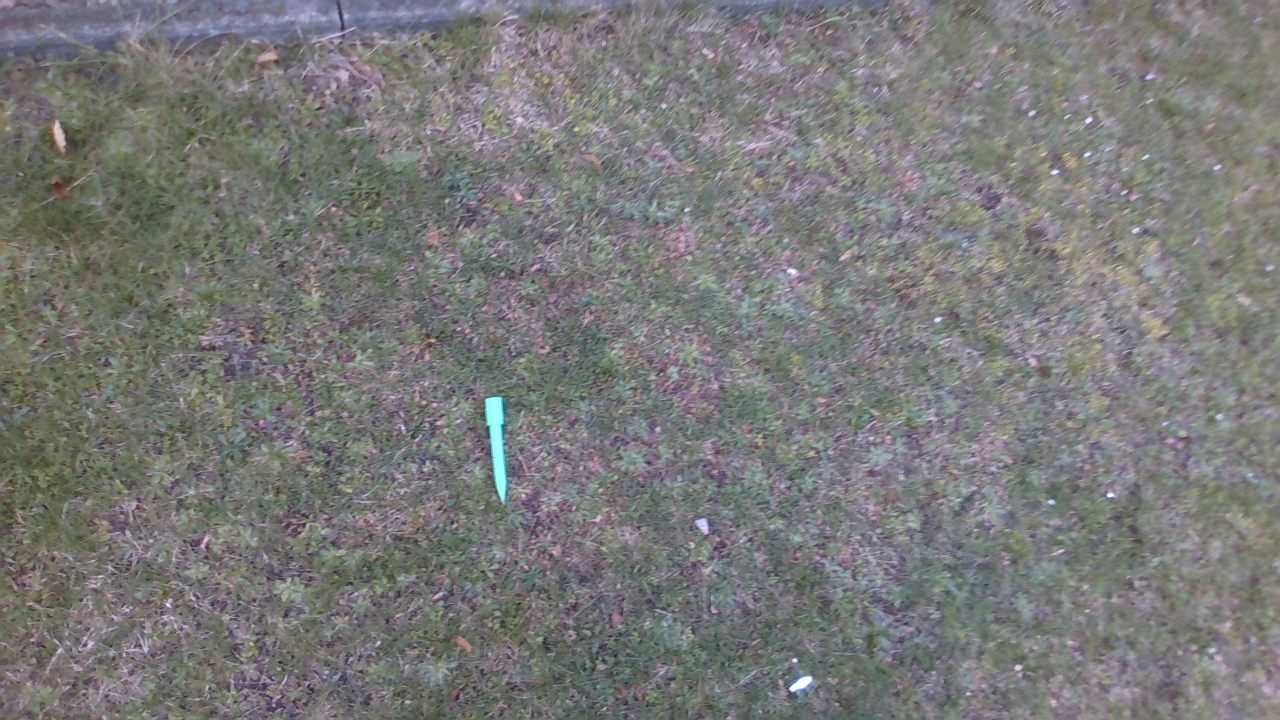
#> input picture coco/images/test/probe_43_png.rf.tUpUvAh3TE00AHrGX1kD.png, 1280 x 720 px, found by its file name
$ python orientation_detection_photos.py
#> lines starting #> are read from the running program, lines starting #| are printed output that depends on the picture; after the words box and inside, x2 and y2 are one past the last pixel; in counts of white or black regions, pixels touching at a corner belong together
import cv2
import numpy as np
import math

# Carregar imagem
img = cv2.imread('/home/camila/yolo_detc_seg/RealSense-Camera-Based-Pavement-Segmentation-and-Centre-Point-Generation-Dynamic-Object-Detection/coco/images/test/probe_43_png.rf.tUpUvAh3TE00AHrGX1kD.png')
#> img is the input picture: shape (720, 1280, 3); mean B, G, R 120.3, 121.3, 121.1

# Converter para HSV
hsv = cv2.cvtColor(img, cv2.COLOR_BGR2HSV)
#> hsv: shape (720, 1280, 3); mean H, S, V 83.5, 23.3, 126.3

# Faixa de verde
lower_green = np.array([60, 40, 40])
upper_green = np.array([100, 255, 255])

# Máscara
mask = cv2.inRange(hsv, lower_green, upper_green)
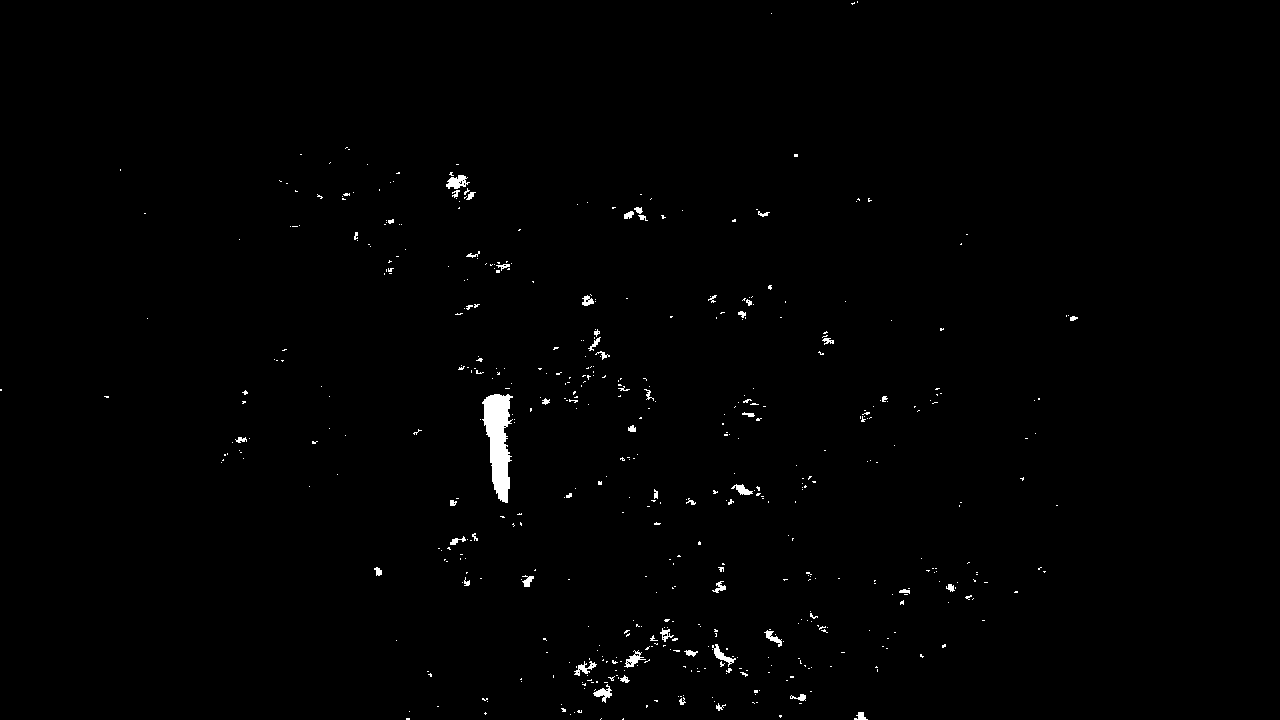
#> mask: shape (720, 1280); 0.74% white; 526 white regions (469 under 20 px), largest, box (x1, y1, x2, y2) and area: (482, 394, 513, 503) 2032, (446, 175, 470, 189) 200, (712, 644, 736, 667) 162

# Operações morfológicas para reduzir ruído
kernel = np.ones((5,5), np.uint8)
mask = cv2.morphologyEx(mask, cv2.MORPH_OPEN, kernel)
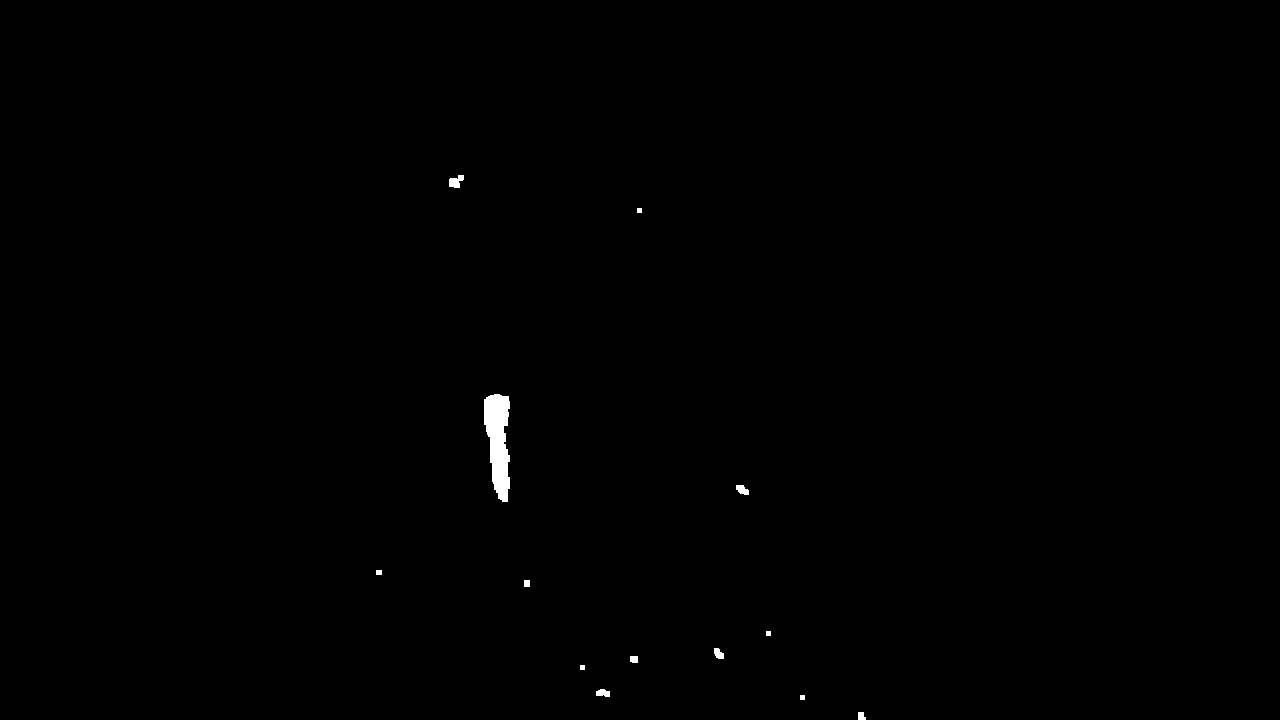
#> mask: shape (720, 1280); 0.29% white; 13 white regions, largest, box (x1, y1, x2, y2) and area: (484, 394, 510, 502) 1965, (449, 175, 464, 188) 130, (736, 485, 749, 495) 92
mask = cv2.morphologyEx(mask, cv2.MORPH_CLOSE, kernel)
#> mask: shape (720, 1280); 0.29% white; 13 white regions

# Encontrar contornos
contours, _ = cv2.findContours(mask, cv2.RETR_EXTERNAL, cv2.CHAIN_APPROX_SIMPLE)
#> contours = 13 contours, 4 with area under 20; largest, box (x1, y1, x2, y2) and area: (484, 394, 510, 502) 1844, (449, 175, 464, 188) 108, (736, 485, 749, 495) 74, (596, 689, 610, 697) 70, (714, 648, 724, 659) 64

# Filtrar contornos grandes
min_area = 500  # ajuste conforme o tamanho da haste
filtered_contours = [c for c in contours if cv2.contourArea(c) > min_area]
#> filtered_contours = 1 contour; box (x1, y1, x2, y2) and area: (484, 394, 510, 502) 1844

# Ordenar por área (maior primeiro)
filtered_contours = sorted(filtered_contours, key=cv2.contourArea, reverse=True)

# Processar apenas contornos filtrados
for cnt in filtered_contours:
    area = cv2.contourArea(cnt)

    M = cv2.moments(cnt)
    if M["m00"] != 0:
        cx = int(M["m10"] / M["m00"])
        cy = int(M["m01"] / M["m00"])

        # Desenhar o centro
        cv2.circle(img, (cx, cy), 6, (0, 0, 255), -1)

        #--------------------------
        #  ENCONTRAR A PONTA CÔNICA
        #--------------------------
        pts = cnt.reshape(-1, 2)
        dists = np.linalg.norm(pts - np.array([cx, cy]), axis=1)
        idx = np.argmax(dists)
        cone_tip = tuple(pts[idx])

        # Desenhar a ponta do cone
        cv2.circle(img, cone_tip, 8, (255, 0, 0), -1)
        cv2.putText(img, "Cone", (cone_tip[0] + 10, cone_tip[1]),
                    cv2.FONT_HERSHEY_SIMPLEX, 0.6, (255, 0, 0), 2)

        #--------------------------
        #  CALCULAR ORIENTAÇÃO
        #--------------------------
        dx = cone_tip[0] - cx
        dy = cone_tip[1] - cy

        angle_rad = math.atan2(dy, dx)
        angle_deg = math.degrees(angle_rad)
        if angle_deg < 0:
            angle_deg += 360

        # Escrever na imagem
        cv2.putText(img, f"{angle_deg:.1f} deg", (cx + 10, cy - 10),
                    cv2.FONT_HERSHEY_SIMPLEX, 0.6, (0, 255, 255), 2)
    else:
        print("Falha no cálculo do centro.")
#> this loop made 1 pass
#> (area, cx, cy, idx, cone_tip, dx, dy, angle_rad) on pass 1: (1844.5, 497, 440, 39, (507, 501), 10, 61, 1.41)
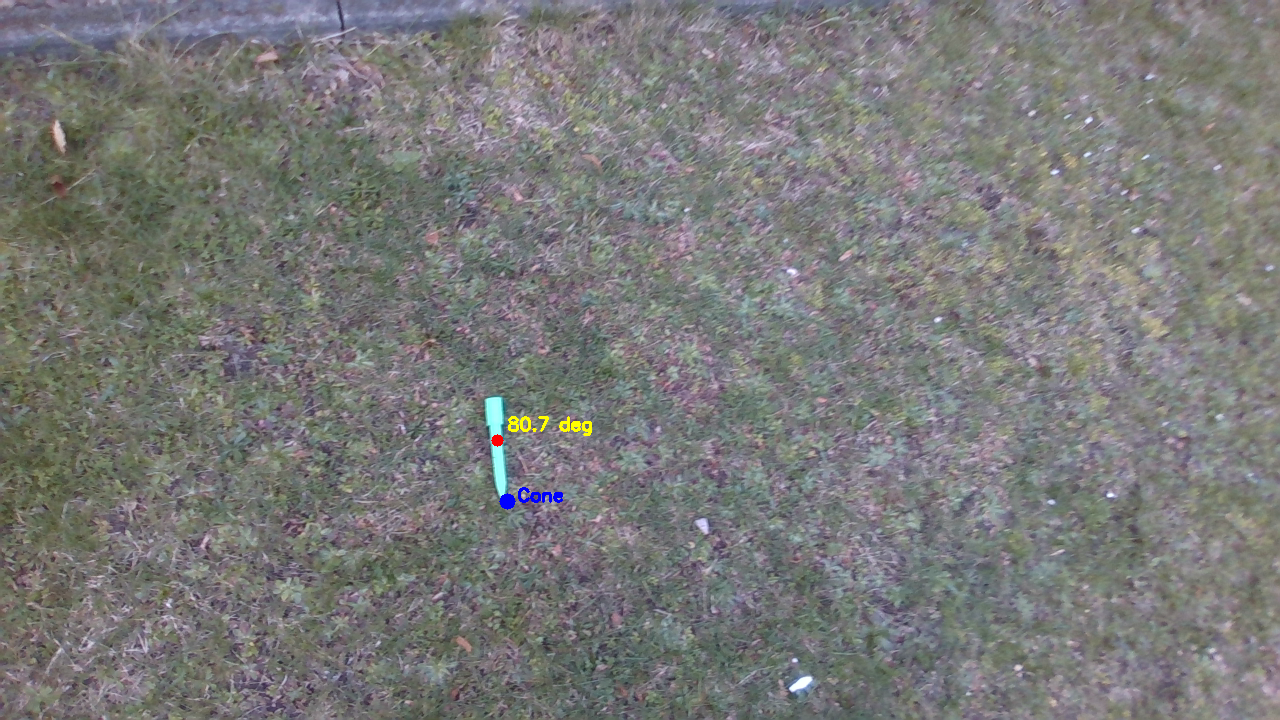
#> img: shape (720, 1280, 3); 0.14% of pixels changed, all inside (x1, y1, x2, y2) = (491, 416, 592, 510)

# Mostrar resultado
cv2.imshow("Mascara", mask)
cv2.imshow("Resultado", img)
cv2.waitKey(0)
cv2.destroyAllWindows()

$ run again, with coco/images/test/probe_41_png.rf.KPnewDmwhK3nirW49Yki.png copied over coco/images/test/probe_43_png.rf.tUpUvAh3TE00AHrGX1kD.png
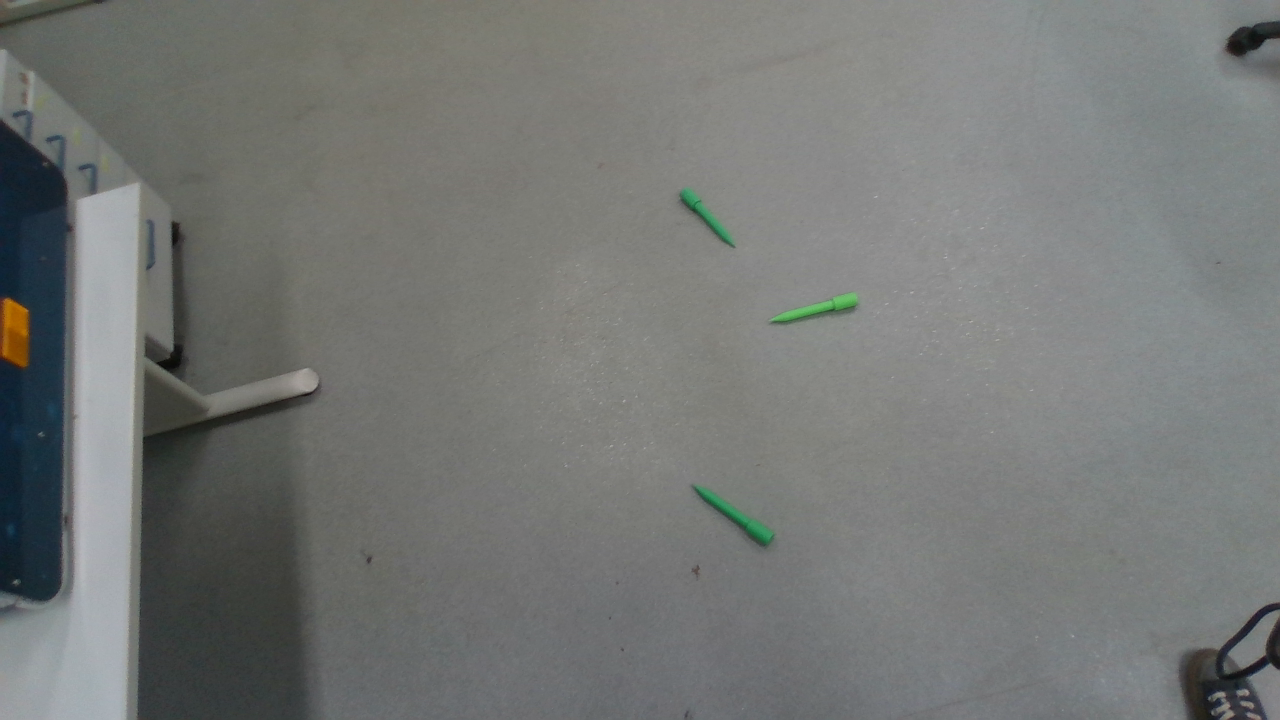
#> input picture coco/images/test/probe_41_png.rf.KPnewDmwhK3nirW49Yki.png, 1280 x 720 px, found by its file name
#> img is the input picture: shape (720, 1280, 3); mean B, G, R 117.4, 119.5, 117.2
#> hsv: shape (720, 1280, 3); mean H, S, V 55.9, 15.2, 120.6
#> `mask = cv2.morphologyEx(mask, cv2.MORPH_OPEN, kernel)`:
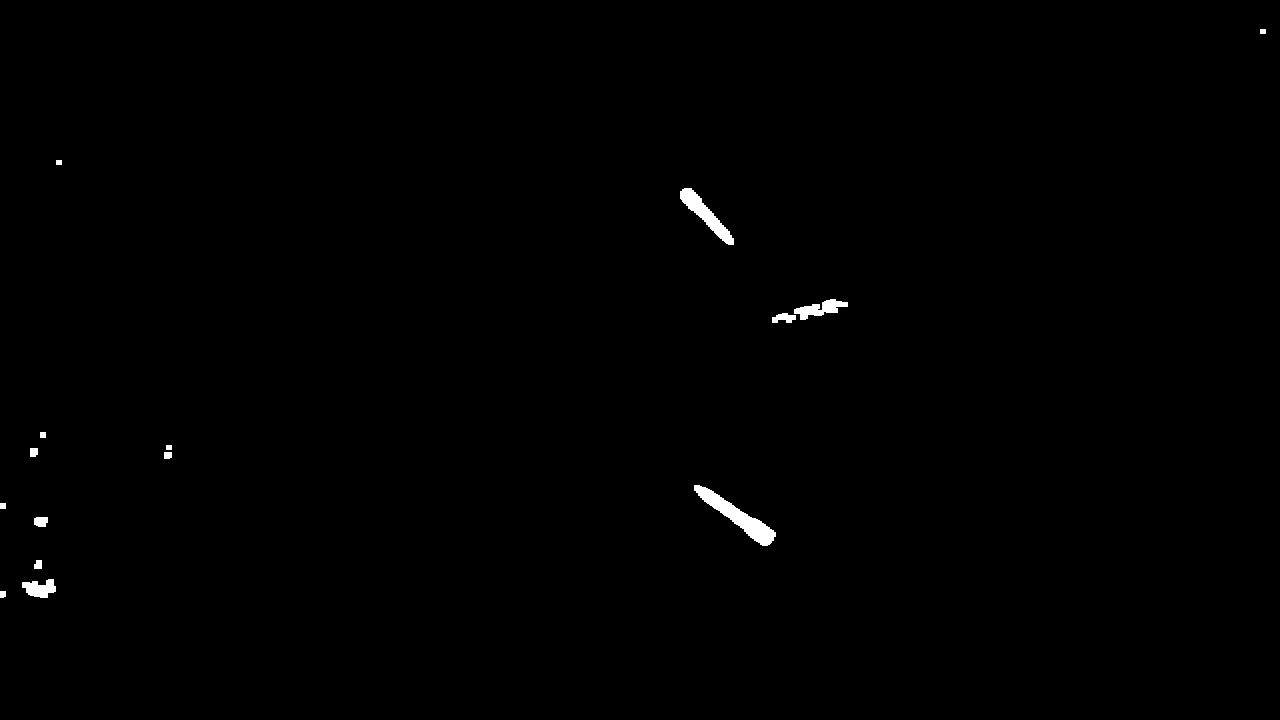
#> mask: shape (720, 1280); 0.43% white; 15 white regions, largest, box (x1, y1, x2, y2) and area: (694, 485, 776, 546) 1368, (680, 188, 734, 245) 911, (794, 299, 848, 320) 540
#> contours = 13 contours; largest, box (x1, y1, x2, y2) and area: (694, 485, 776, 546) 1266, (680, 188, 734, 245) 828, (772, 299, 848, 323) 655, (22, 579, 56, 598) 378, (34, 517, 48, 527) 103
#> filtered_contours = 3 contours; box (x1, y1, x2, y2) and area: (694, 485, 776, 546) 1266, (680, 188, 734, 245) 828, (772, 299, 848, 323) 655
#> the loop `for cnt in filtered_contours:` made 3 passes
#> (area, cx, cy, idx, cone_tip, dx, dy, angle_rad) on passes 1 to 3: (1265.5, 737, 516, 0, (694, 485), -43, -31, -2.52), (828.5, 705, 214, 53, (733, 244), 28, 30, 0.82), (655, 811, 310, 32, (772, 322), -39, 12, 2.84)
#> after the loop `for cnt in filtered_contours:`:
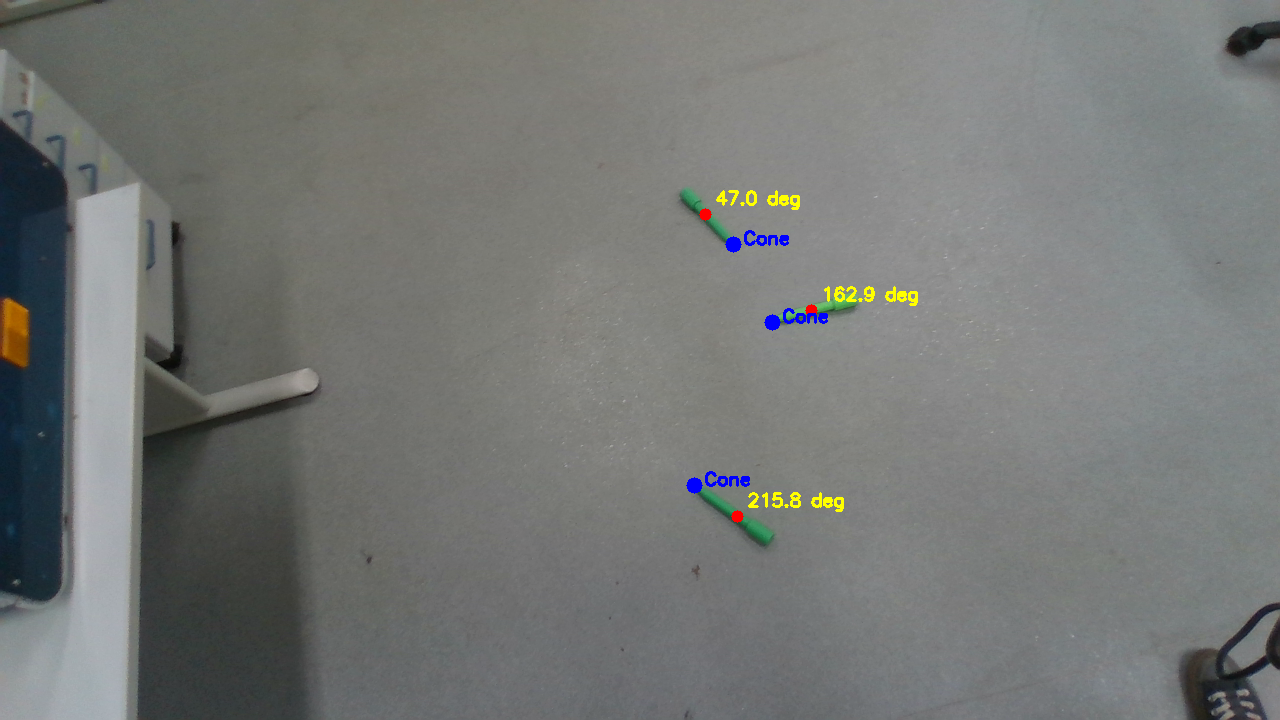
#> img: shape (720, 1280, 3); 0.42% of pixels changed, all inside (x1, y1, x2, y2) = (686, 190, 918, 523)
